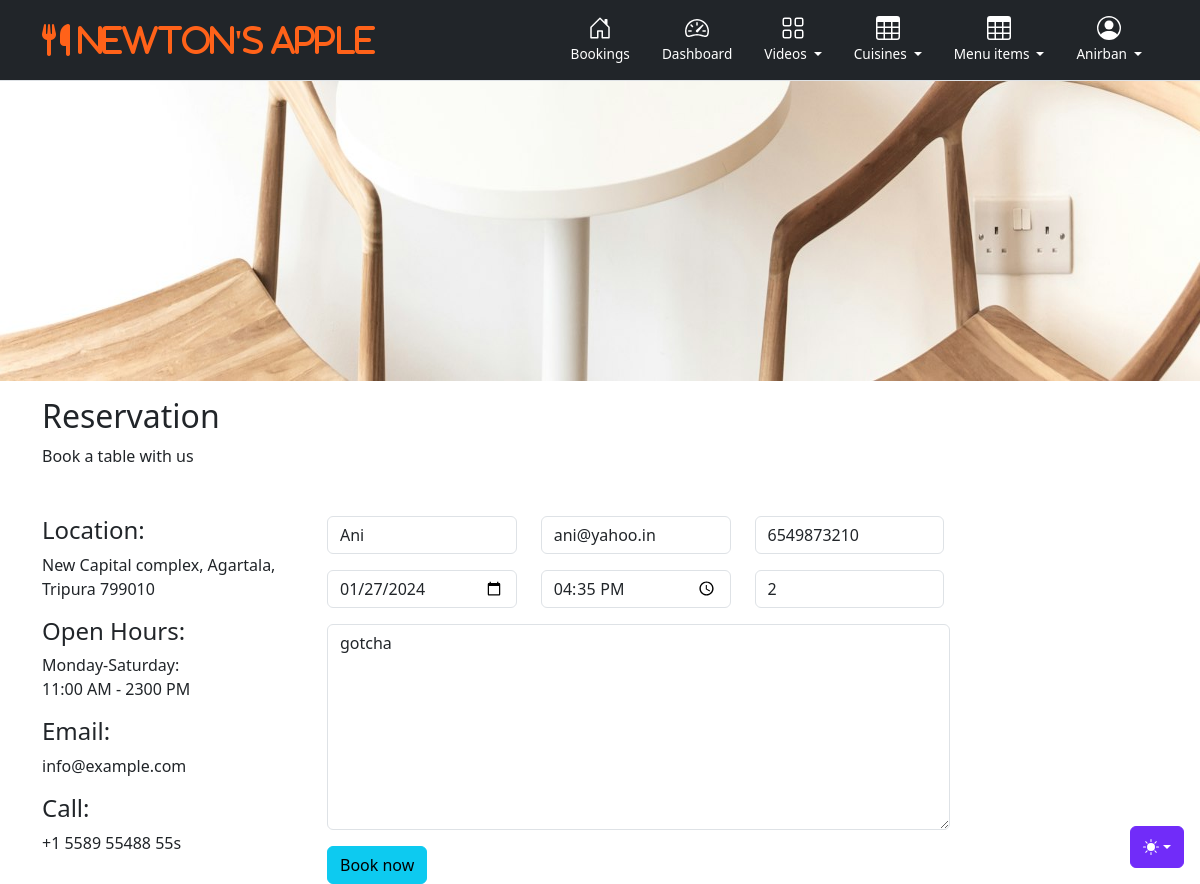
Screenshot of /restroapp/editbooking/2/ (signed in) with the database file from the repository.
### home/models.py (models this page shows, shortened)
class Reservation(models.Model):
    rv_id = models.AutoField(primary_key=True)
    cname = models.CharField('customer name', max_length=50)  # customer name is the label used for this field in admin panel / form.py
    cemail = models.EmailField(max_length=100)
    cphn = models.CharField(max_length=15)
    rv_date = models.DateField()  # *******************
    rv_time = models.TimeField()  # *******************
    ppl_count = models.IntegerField() # ***************
    msg = models.TextField(null=True)
    uid = models.BigIntegerField(default = 0)  # for logged in users ..store uid, so they can check later

### home/views.py (the view, shortened to what this page needs)
def edit_booking(request, rvid):
    selected_rv = Reservation.objects.get(rv_id=rvid)  # get single object ..this object is used for both viewing purpose & editing purpo
    if selected_rv.uid != request.user.id and request.user.is_staff != True:
        messages.warning(request, messages.warning(request, "You are not allowed to edit this booking. You can edit bookings that you have made"))
        return redirect('allbookings')
    ctxt = {"selrv" : selected_rv}
    return render(request, 'bookings/editbooking.html', ctxt)

### home/templates/bookings/editbooking.html (shortened to what this page needs)
{% extends "base.html" %}
{% block body%}
<div class="container-fluid px-0 mb-3">
  <img src="/static/images/table.jpeg" height="300" class="d-block w-100" alt="...">
</div>
<section id="contact" class="contact">
    <div class="container" data-aos="fade-up">
      <div class="section-title">
        <h2>Reservation</h2>
        <p>Book a table with us</p>
      </div>
    </div>
    <div class="container" data-aos="fade-up">
      <div class="row mt-5">
        <div class="col-lg-3">
          <div class="info">
            <div class="address">
              <h4>Location:</h4>
              <p>New Capital complex, Agartala, Tripura 799010</p>
            </div>
            <div class="open-hours">
              <h4>Open Hours:</h4>
              <p>
                Monday-Saturday:<br>
                11:00 AM - 2300 PM
              </p>
            </div>
            <div class="email">
              <h4>Email:</h4>
              <p>info@example.com</p>
            </div>
            <div class="phone">
              <h4>Call:</h4>
              <p>+1 5589 55488 55s</p>
            </div>
          </div>
        </div>
        <div class="col-lg-9 mt-5 mt-lg-0">
          <form action="/restroapp/editbooking/{{selrv.rv_id}}/" method="post" role="form" >  {% comment %} {% url 'edit-booking' selrv.rv_id %}  {% endcomment %}
            <div class="row">
              <div class="col-md-3 form-group">
                <input type="text" class="form-control" id="txtName" name="txtName" placeholder="Your Name" required value="{{selrv.cname}}">
              </div>
              <div class="col-md-3 form-group mt-3 mt-md-0">
                <input type="email" class="form-control" name="txtEmail" id="txtEmail" placeholder="Your Email" required value="{{selrv.cemail}}">
              </div>
              <div class="col-md-3 form-group mt-3 mt-md-0">
                <input type="text" class="form-control" name="txtPhone" id="txtPhone" placeholder="Your Phone" value="{{selrv.cphn}}">
              </div>
            </div>
            <div class="row">
              <div class="col-md-3 form-group mt-3 mt-md-3">
                <input type="date" class="form-control" id="txtDate" name="txtDate" placeholder="Date" required value="{{selrv.rv_date|date:'Y-m-d'}}">
              </div>
              <div class="col-md-3 form-group mt-3 mt-md-3">
                <input type="time" class="form-control" name="txtTime" id="txtTime" placeholder="Time" required value="{{selrv.rv_time|time:'H:i'}}" >
              </div>
              <div class="col-md-3 form-group mt-3 mt-md-3">
                <input type="number" class="form-control" name="txtPplCount" id="txtPplCount" placeholder="# of people" min="1" required value="{{selrv.ppl_count}}">
              </div>
            </div>
            <div class="form-group col-md-9 mt-3">
              <textarea class="form-control" name="txtMessage" id="txtMessage" rows="8" placeholder="Message" required>{{selrv.msg}}</textarea>
            </div>
            <button class="btn btn-info mt-md-3" type="submit">Book now</button>
          </form>
        </div>
      </div>
    </div>
  </section>
{% endblock body%}

### userauth/templates/user_navbar.html (shortened to what this page needs)
    <link href="/static/css/headers.css" rel="stylesheet">
<div class="dropdown position-fixed bottom-0 end-0 mb-3 me-3 bd-mode-toggle">
    <button class="btn btn-bd-primary py-2 dropdown-toggle d-flex align-items-center" id="bd-theme" type="button" aria-expanded="false" data-bs-toggle="dropdown" aria-label="Toggle theme (auto)">
        <svg class="bi my-1 theme-icon-active" width="1em" height="1em"><use href="#circle-half"></use></svg>
    </button>
</div>
<main>
    <header>
        <div class="px-3 py-2 text-bg-dark border-bottom">
            <div class="container">
                <div class="d-flex flex-wrap align-items-center justify-content-center justify-content-lg-start">
                    <a href="/restroapp/home"
                        class="d-flex align-items-center my-2 my-lg-0 me-lg-auto text-white text-decoration-none">
                        <i class="fas fa-cutlery fa-2x me-3" style="color: #ff6219;"> Newton's Apple</i>
                    </a>
                    <ul class="nav col-12 col-lg-auto my-2 justify-content-center my-md-0 text-small">
                        <li>
                            <a href="/restroapp/allbookings" class="nav-link text-white">
                                <svg class="bi d-block mx-auto mb-1" width="24" height="24"> <use xlink:href="#home" /></svg>
                                Bookings
                            </a>
                        </li>
                        <li>
                            <a href="{% url 'dashboard' %}" class="nav-link text-white">
                                <svg class="bi d-block mx-auto mb-1" width="24" height="24"> <use xlink:href="#speedometer2" /></svg> Dashboard
                            </a>
                        </li>
                        <li class="nav-item dropdown">
                            <a class="nav-link text-white dropdown-toggle" href="#" role="button" data-bs-toggle="dropdown" aria-expanded="false" aria-haspopup="true">
                                <svg class="bi d-block mx-auto mb-1" width="24" height="24"> <use xlink:href="#grid" /></svg>
                                Videos
                            </a>
                        </li>
                        <li class="nav-item dropdown">
                            <a class="nav-link text-white dropdown-toggle" href="#" role="button" data-bs-toggle="dropdown" aria-expanded="false" aria-haspopup="true">
                                <svg class="bi d-block mx-auto mb-1" width="24" height="24"> <use xlink:href="#table" /></svg>
                              Cuisines
                            </a>
                        </li>
                        <li class="nav-item dropdown">
                            <a class="nav-link text-white dropdown-toggle" href="#" role="button" data-bs-toggle="dropdown" aria-expanded="false" aria-haspopup="true">
                                <svg class="bi d-block mx-auto mb-1" width="24" height="24"> <use xlink:href="#table" /></svg>
                              Menu items
                            </a>
                        </li>
                        <li class="nav-item dropdown">
                            <a class="nav-link text-white dropdown-toggle" href="#" role="button" data-bs-toggle="dropdown" aria-expanded="false" aria-haspopup="true">
                                <svg class="bi d-block mx-auto mb-1" width="24" height="24"> <use xlink:href="#people-circle" /></svg>
                                {% if user.is_authenticated %}
                                    {{user.first_name}}
                                {% else %}
                                    User
                                {% endif %}
                            </a>
                        </li>
                    </ul>
                </div>
            </div>
        </div>
    </header>
</main>

### static/css/headers.css (style rules this page uses)
.text-small { font-size: 85%; }

### userauth/templates/user_navbar.html (style rules this page uses)
.bi { vertical-align: -.125em; fill: currentColor; }
.btn-bd-primary { --bd-violet-bg: #712cf9; --bd-violet-rgb: 112.520718, 44.062154, 249.437846; --bs-btn-font-weight: 600; --bs-btn-color: var(--bs-white); --bs-btn-bg: var(--bd-violet-bg); --bs-btn-border-color: var(--bd-violet-bg); --bs-btn-hover-color: var(--bs-white); --bs-btn-hover-bg: #6528e0; --bs-btn-hover-border-color: #6528e0; --bs-btn-focus-shadow-rgb: var(--bd-violet-rgb); --bs-btn-active-color: var(--bs-btn-hover-color); --bs-btn-active-bg: #5a23c8; --bs-btn-active-border-color: #5a23c8; }
.bd-mode-toggle { z-index: 1500; }

### rows the page displays
Reservation: txtName "Ani", txtEmail "ani@yahoo.in", txtPhone "6549873210", txtDate "01/27/2024", txtTime "16:35", txtPplCount "2", txtMessage "gotcha"

### other values shown
{{ user.first_name }} "Anirban"
